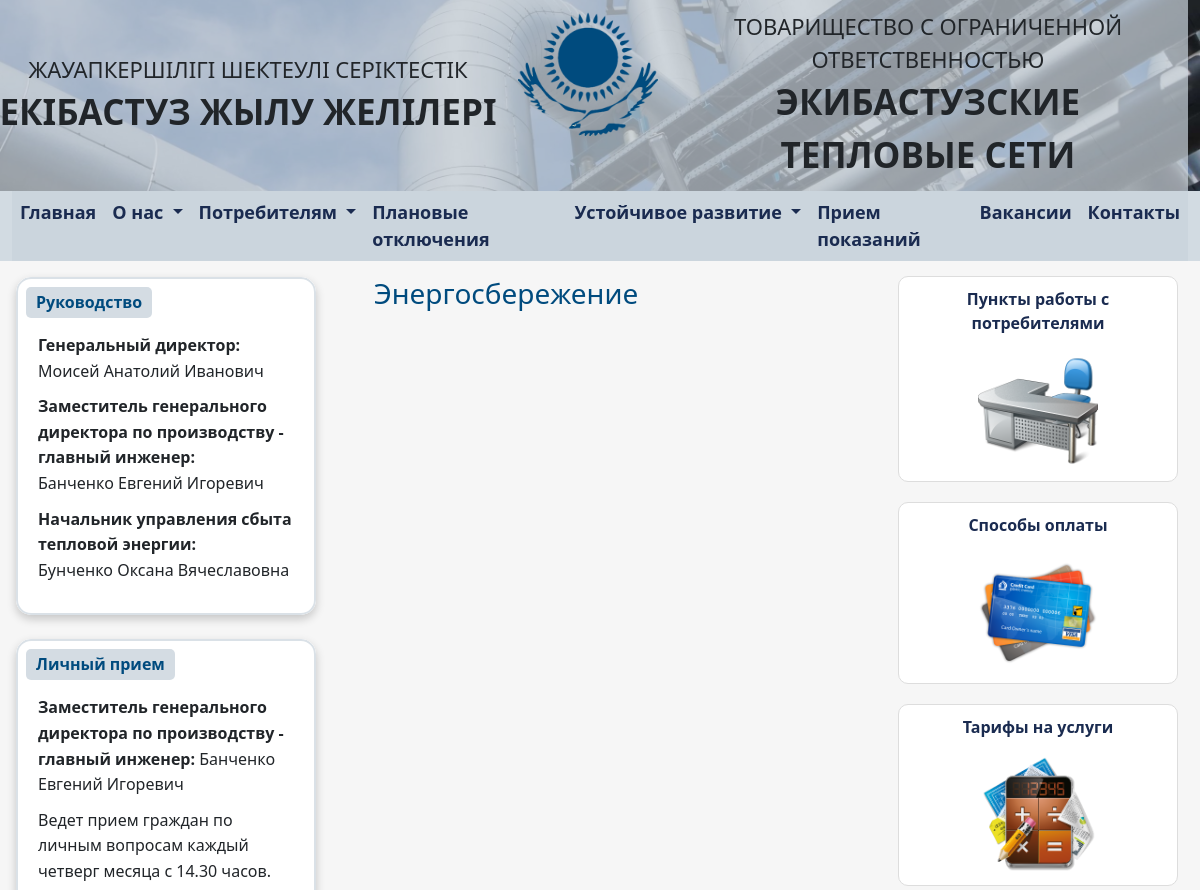
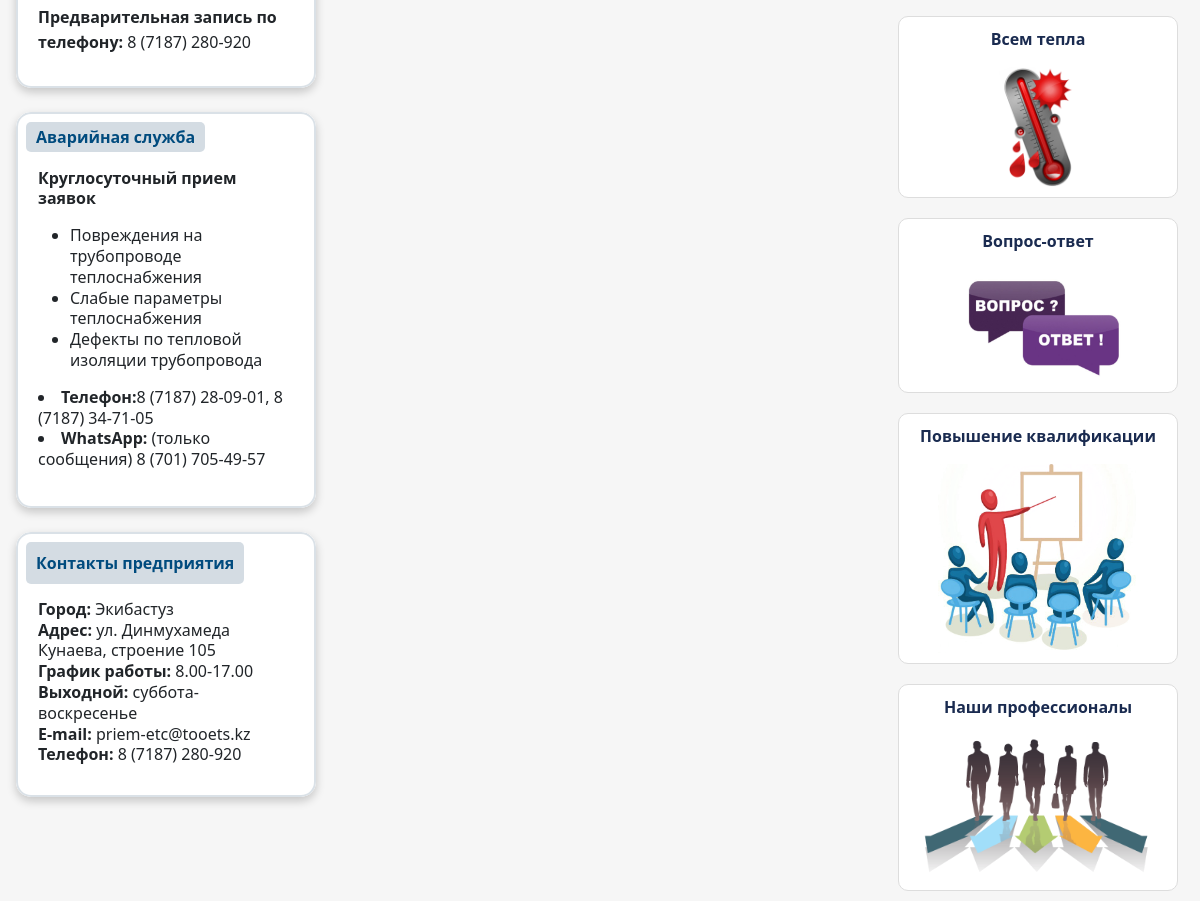
/esaving/, run on the app's committed database (2 pictures, top to bottom).
### main/models.py (models this page shows, shortened)
class Managment(models.Model):
    hierarchy = models.IntegerField(verbose_name="Иерархия", unique=True)
    name = models.CharField(max_length=255, verbose_name="ФИО")
    position = models.CharField(max_length=255, verbose_name="Должность")
    phone = models.CharField(
        max_length=20, verbose_name="Телефон", blank=True, null=True)
    email = models.EmailField(verbose_name="Email", blank=True, null=True)
    organization = models.ForeignKey(
        OrganizationContact, on_delete=models.CASCADE, verbose_name="Организация", related_name="managment"
    )
    photo = models.FileField(upload_to='managment/', verbose_name="Фото", blank=True, null=True,max_length=500)
    biography = models.TextField(verbose_name="Биография", blank=True, null=True)
    education = models.TextField(verbose_name="Образование", blank=True, null=True)
    recommendations = models.TextField(verbose_name="Рекомендация", blank=True, null=True)
    birchday = models.DateField(verbose_name="Дата рождения", blank=True, null=True)
    class Meta:
        verbose_name = "Руководство"
        verbose_name_plural = "Руководство"
        ordering = ["hierarchy"]

class PersonalReception(models.Model):
    person = models.ForeignKey(Managment, on_delete=models.CASCADE, null=True, verbose_name="Личный прием ведет")
    description = models.TextField(verbose_name="Описание")
    class Meta:
        verbose_name = "Личный прием"
        verbose_name_plural = "Личный прием"

class EmergencyService(models.Model):
    phone = models.CharField(max_length=100, verbose_name="Телефон")
    whatsapp = models.CharField(max_length=100, verbose_name="WhatsApp")
    class Meta:
        verbose_name = "Аварийная служба"
        verbose_name_plural = "Аварийная служба"

class OrganizationContact(models.Model):
    name = models.CharField(
        max_length=255, verbose_name="Название организации")
    email = models.EmailField(verbose_name="Email")
    phone = models.CharField(max_length=20, verbose_name="Телефон")
    address = models.TextField(verbose_name="Адрес", blank=True, null=True)
    other = models.TextField(
        verbose_name="Другая информация", blank=True, null=True)
    class Meta:
        verbose_name = "Реквизиты организации"
        verbose_name_plural = "Реквизиты организации"

### main/views.py (the view)
# urls.py: path('esaving/', esaving, name='esaving'),
def esaving(request):
    context = get_default_context()
    return render(request, 'main/esaving.html', context)

### main/views.py (called while the page is built)
def get_default_context():
    return {
        'organization': OrganizationContact.objects.first(),
        'management': Managment.objects.all(),
        'personal_reception': PersonalReception.objects.first(),
        'emergency_service': EmergencyService.objects.first(),
    }

### main/templates/main/esaving.html (shortened to what this page needs)
{% extends "main/base.html" %}
{% block content %}
<div class="col px-4 py-3" style="background-color: rgba(240, 240, 240, 0.6); overflow-y: auto;">
    <h3>Энергосбережение</h3>
</div>
{% endblock %}

### main/templates/main/base.html (shortened to what this page needs)
{% load static %}
<!DOCTYPE html>
<html lang="en">
<head>
  <link href="{% static 'css/bootstrap.min.css' %}" rel="stylesheet" />
  <link rel="stylesheet" href="{% static 'css/style.css' %}">
</head>
<body>
  <div class="top"
    style="background-image: url('{% static 'bg.jpg' %}'); background-size: cover; background-position: center;">
    <div class="row" style="width: 100vw;">
      <div class="col d-flex flex-column justify-content-center text-center"
        style="background-color:rgba(202, 212, 221, 0.7); padding: 10px;">
        <span>
          <span style="font-size: 22px; ">ЖАУАПКЕРШІЛІГІ ШЕКТЕУЛІ СЕРІКТЕСТІК</span>
          <br>
          <span style="font-size: 35px;"><b>ЕКІБАСТУЗ ЖЫЛУ ЖЕЛІЛЕРІ</b></span>
        </span>
      </div>
      <div class="col-auto text-center" style="background-color:rgba(202, 212, 221, 0.7);padding: 10px;">
        <img src="{% static 'netlogo.png' %}" style="width: 140px;">
      </div>
      <div class="col d-flex flex-column justify-content-center text-center"
        style="background-color:rgba(202, 212, 221, 0.7); padding: 10px;">
        <span>
          <span style="font-size: 22px; ">ТОВАРИЩЕСТВО С ОГРАНИЧЕННОЙ ОТВЕТСТВЕННОСТЬЮ</span>
          <br>
          <span style="font-size: 35px;"><b>ЭКИБАСТУЗСКИЕ ТЕПЛОВЫЕ СЕТИ</b></span>
        </span>
      </div>
    </div>
  </div>
  <nav class="navbar navbar-expand-lg navbar-light bg-light" style="width: 100vw; padding: 0; margin-right: 0;">
    <br>
    <div class="container-fluid" style="width: 100%; padding: 6; background-color: rgba(202, 212, 221, 0.8);">
      <div class="collapse navbar-collapse" id="navbarNav" style="background-color: rgba(202, 212, 221, 0.8);">
        <ul class="navbar-nav">
          <li class="nav-item">
            <a class="nav-link active" aria-current="page" href="{% url 'main' %}" style="color: #1a2b50;">Главная</a>
          </li>
          <li class="nav-item dropdown">
            <a class="nav-link dropdown-toggle" href="#" id="navbarDropdown" role="button" data-bs-toggle="dropdown"
              aria-expanded="false">
              О нас
            </a>
          </li>
          <li class="nav-item dropdown">
            <a class="nav-link dropdown-toggle" href="#" id="navbarDropdown" role="button" data-bs-toggle="dropdown"
              aria-expanded="false">
              Потребителям
            </a>
          </li>
          <li class="nav-item">
            <a class="nav-link" href="{% url 'outages' %}">Плановые отключения</a>
          </li>
          <li class="nav-item dropdown">
            <a class="nav-link dropdown-toggle" href="#" id="navbarDropdown" role="button" data-bs-toggle="dropdown"
              aria-expanded="false">
              Устойчивое развитие
            </a>
          </li>
          <li class="nav-item">
            <a class="nav-link" href="{% url 'meter_readings' %}">Прием показаний</a>
          </li>
          <li class="nav-item">
            <a class="nav-link" href="{% url 'vacancy' %}">Вакансии</a>
          </li>
          <li class="nav-item">
            <a class="nav-link" href="{% url 'contact' %}">Контакты</a>
          </li>
        </ul>
      </div>
    </div>
  </nav>
  <div class="row flex-grow-1 m-0 p-0" style="width: 100vw; height: 100vh;">
    <div class="col-auto" style="background-color: rgba(240, 240, 240, 0.6); width: 350px; padding: 0;">
      <div class="p-3">
        <div class="left-cards-wrapper">
          <div class="left-block mb-4">
            <div class="left-header">Руководство</div>
            <div class="left-content mt-3">
              {% for item in management %}
                <div class="management-item" style="margin-bottom: 10px; line-height: 1.6;">
                  <strong>{{ item.position }}:</strong> <br>{{ item.name }}
                </div>
              {% endfor %}
            </div>
          </div>
          <div class="left-block mb-4">
            <div class="left-header">Личный прием</div>
            <div class="left-content mt-3">
              <div class="management-item" style="margin-bottom: 10px; line-height: 1.6;">
                <strong>{{ personal_reception.person.position }}:</strong> {{ personal_reception.person.name }}
              </div>
              <div class="management-item" style="margin-bottom: 10px; line-height: 1.6;">
                {{ personal_reception.description }}
              </div>
              <div class="management-item" style="margin-bottom: 10px; line-height: 1.6;">
                <strong>Предварительная запись по телефону:</strong> {{ personal_reception.person.phone }}
              </div>
            </div>
          </div>
          <div class="left-block mb-4">
            <div class="left-header">Аварийная служба</div>
            <div class="left-content mt-3">
              <p><b>Круглосуточный прием заявок</b></p>
              <ul>
                <li>Повреждения на трубопроводе теплоснабжения</li>
                <li>Слабые параметры теплоснабжения</li>
                <li>Дефекты по тепловой изоляции трубопровода</li>
              </ul>
                <li><b>Телефон:</b>{{ emergency_service.phone }}<br>
                <li><b>WhatsApp:</b> (только сообщения) {{ emergency_service.whatsapp }}
            </div>
          </div>
          <div class="left-block mb-4">
            <div class="left-header" style="line-height: 2; margin-bottom: 12px;">Контакты предприятия</div>
            <div class="left-content" style="margin-top: 10px; margin-bottom: 10px; padding-top: 16px; line-height: 1.3;">
              {{ organization.address|safe }}<br>
              <span style="font-weight: bold;">Телефон:</span> {{ organization.phone }}
            </div>
          </div>
        </div>
      </div>
    </div>
    {% block content %}
    {% endblock %}
    <div class="col" style="background-color: rgba(240, 240, 240, 0.6); flex: 0 0 300px">
      <div class="cards-wrapper" style="margin-top: 5px;">
        <div class="info-card">
          <a href="{% url 'points' %}" style="text-decoration: none;">
            <p class="contact-name">Пункты работы с потребителями</p>
            <div style="text-align: center;">
              <img src="{% static 'point.png' %}" alt="Пункты работы с потребителями" class="img-fluid"
                style="width: 120px;">
            </div>
          </a>
        </div>
        <div class="info-card">
          <a href="{% url 'payments' %}" style="text-decoration: none;">
            <p class="contact-name">Способы оплаты</p>
            <div style="text-align: center;">
              <img src="{% static 'payment.png' %}" alt="Способы оплаты" class="img-fluid" style="width: 120px;">
            </div>
          </a>
        </div>
        <div class="info-card">
          <a href="{% url 'rates' %}" style="text-decoration: none;">
            <p class="contact-name">Тарифы на услуги</p>
            <div style="text-align: center;">
              <img src="{% static 'costs.png' %}" alt="Тарифы на услуги" class="img-fluid" style="width: 120px;">
            </div>
          </a>
        </div>
        <div class="info-card">
          <a href="{% url 'warmth' %}" style="text-decoration: none;">
            <p class="contact-name">Всем тепла</p>
            <div style="text-align: center;">
              <img src="{% static 'warm.png' %}" alt="Всем тепла" class="img-fluid" style="width: 120px;">
            </div>
          </a>
        </div>
        <div class="info-card">
          <a href="{% url 'question' %}" style="text-decoration: none;">
            <p class="contact-name">Вопрос-ответ</p>
            <div style="text-align: center;">
              <img src="{% static 'qa.png' %}" alt="Вопрос руководителю" class="img-fluid" style="width: 200px;">
            </div>
          </a>
        </div>
        <div class="info-card">
          <a href="{% url 'training' %}" style="text-decoration: none;">
            <p class="contact-name">Повышение квалификации</p>
            <div style="text-align: center;">
              <img src="{% static 'competition.png' %}" alt="Повышение квалификации" class="img-fluid"
                style="width: 200px;">
            </div>
          </a>
        </div>
        <div class="info-card">
          <a href="{% url 'ourprofs' %}" style="text-decoration: none;">
            <p class="contact-name">Наши профессионалы</p>
            <div style="text-align: center;">
              <img src="{% static 'profs.png' %}" alt="Наши профессионалы" class="img-fluid" style="width: 230px;">
            </div>
          </a>
        </div>
      </div>
    </div>
  </div>
</body>
</html>

### static/css/style.css (style rules this page uses)
.navbar-nav .nav-link { font-size: 18px; font-weight: bold; color: #1a2b50; }
.left-block { position: relative; background-color: #ffffff; border-radius: 15px; padding: 20px; max-width: 300px; font-size: 16px; overflow: hidden; box-shadow: 0 4px 10px rgba(0, 0, 0, 0.2); margin-bottom: 6px; line-height: 1.3; }
div.left-block div.left-content div.management-item { margin-bottom: 10px; line-height: 1.7; }
.left-block::before { content: ""; position: absolute; top: 0; left: 0; width: 100%; height: 100%; border: 2px solid rgba(202, 212, 221, 0.7); border-radius: 15px; pointer-events: none; box-sizing: border-box; }
.left-header { position: absolute; top: 10px; left: 10px; background-color: rgba(202, 212, 221, 0.8); font-weight: bold; padding: 5px 10px; border-radius: 5px; color: #004b7e; }
.left-content { padding: 2px; padding-top: 20px; font-size: 16px; }
.cards-wrapper { position: relative; right: 0; display: flex; flex-direction: column; align-items: flex-end; }
.left-cards-wrapper { position: relative; right: 0; display: flex; flex-direction: column; align-items: flex-start; }
.info-card { display: flex; flex-direction: column; border: 1px solid #ddd; border-radius: 10px; text-align: right; background-color: #ffffff; transition: transform 0.3s ease, box-shadow 0.3s ease; padding: 10px; margin: 10px; width: 280px; }
.contact-name { font-size: 16px; font-weight: bold; color: #1a2b50; text-align: center; }
h3 { color: #004b7e; }

### main/templates/main/base.html (style rules this page uses)
body { background-size: 100vw 100vh; margin: 0; padding: 0; }

### data on the page
Managment: position "Генеральный директор", name "Моисей Анатолий Иванович"
Managment: position "Заместитель генерального директора по производству - главный инженер", name "Банченко Евгений Игоревич"
Managment: position "Начальник управления сбыта тепловой энергии", name "Бунченко Оксана Вячеславовна"
PersonalReception: person.position "Заместитель генерального директора по производству - главный инженер", person.name "Банченко Евгений Игоревич", description "Ведет прием граждан по личным вопросам каждый четверг месяца с 14.30 часов.", person.phone "8 (7187) 280-920"
EmergencyService: phone "8 (7187) 28-09-01, 8 (7187) 34-71-05", whatsapp "8 (701) 705-49-57"
OrganizationContact: address "Город: Экибастуз Адрес: ул. Динмухамеда Кунаева, строение 105 График работы: 8.00-17.00 Выходной: суббота-воскресенье E-mail: priem-etc@tooets.kz", phone "8 (7187) 280-920"
